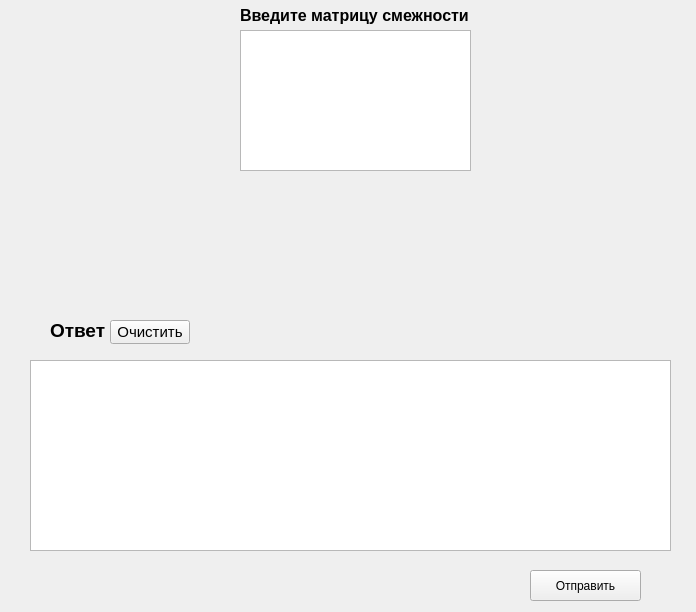
<?xml version="1.0" encoding="UTF-8"?>
<ui version="4.0">
 <class>Fifth_task</class>
 <widget class="QWidget" name="Fifth_task">
  <property name="geometry">
   <rect>
    <x>0</x>
    <y>0</y>
    <width>696</width>
    <height>612</height>
   </rect>
  </property>
  <property name="windowTitle">
   <string>Form</string>
  </property>
  <widget class="QPlainTextEdit" name="plainTextEdit">
   <property name="geometry">
    <rect>
     <x>240</x>
     <y>30</y>
     <width>231</width>
     <height>141</height>
    </rect>
   </property>
  </widget>
  <widget class="QLabel" name="label_2">
   <property name="geometry">
    <rect>
     <x>50</x>
     <y>310</y>
     <width>301</width>
     <height>41</height>
    </rect>
   </property>
   <property name="font">
    <font>
     <pointsize>14</pointsize>
     <bold>true</bold>
    </font>
   </property>
   <property name="text">
    <string>Ответ</string>
   </property>
  </widget>
  <widget class="QPushButton" name="clear_button">
   <property name="geometry">
    <rect>
     <x>110</x>
     <y>320</y>
     <width>80</width>
     <height>24</height>
    </rect>
   </property>
   <property name="font">
    <font>
     <pointsize>11</pointsize>
    </font>
   </property>
   <property name="text">
    <string>Очистить</string>
   </property>
  </widget>
  <widget class="QLabel" name="label">
   <property name="geometry">
    <rect>
     <x>240</x>
     <y>0</y>
     <width>231</width>
     <height>31</height>
    </rect>
   </property>
   <property name="font">
    <font>
     <pointsize>12</pointsize>
     <bold>true</bold>
    </font>
   </property>
   <property name="text">
    <string>Введите матрицу смежности</string>
   </property>
  </widget>
  <widget class="QPushButton" name="send_matrix">
   <property name="geometry">
    <rect>
     <x>530</x>
     <y>570</y>
     <width>111</width>
     <height>31</height>
    </rect>
   </property>
   <property name="text">
    <string>Отправить</string>
   </property>
  </widget>
  <widget class="QTextEdit" name="textEdit">
   <property name="geometry">
    <rect>
     <x>30</x>
     <y>360</y>
     <width>641</width>
     <height>191</height>
    </rect>
   </property>
  </widget>
 </widget>
 <resources/>
 <connections/>
</ui>
